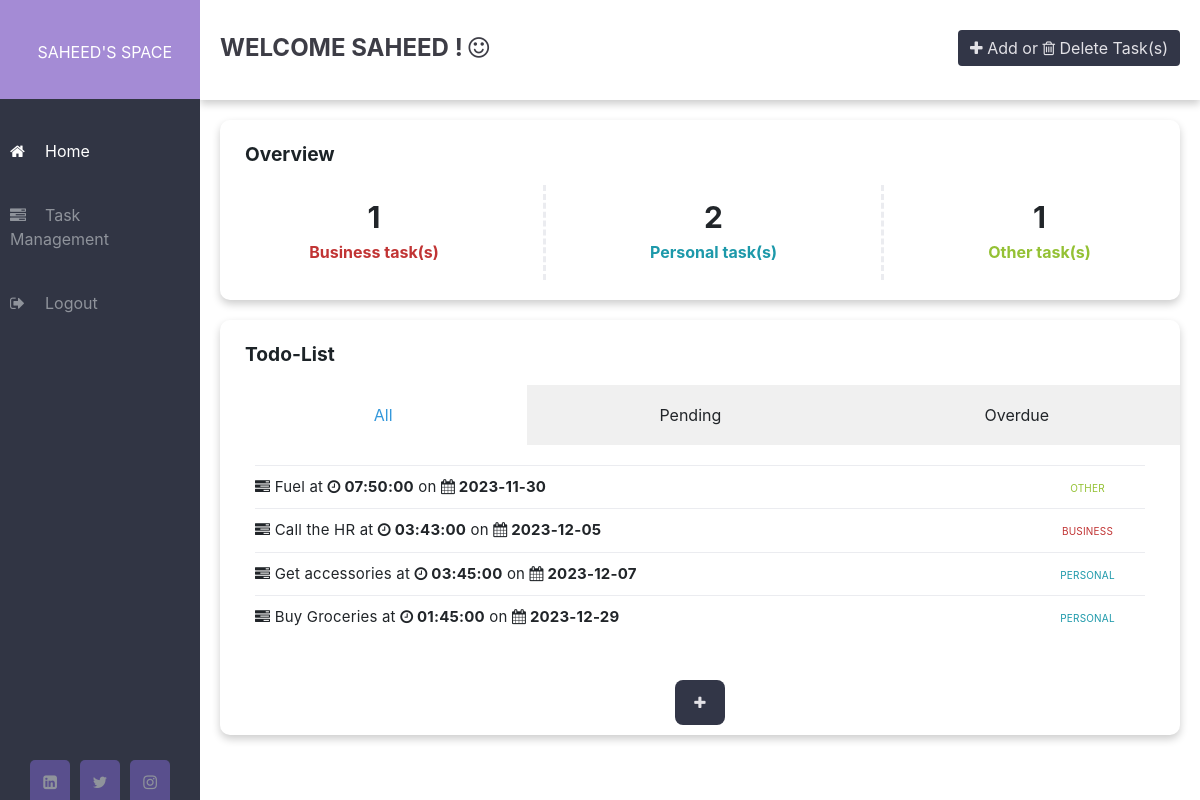
The page /home (signed in) on the database as committed earlier.
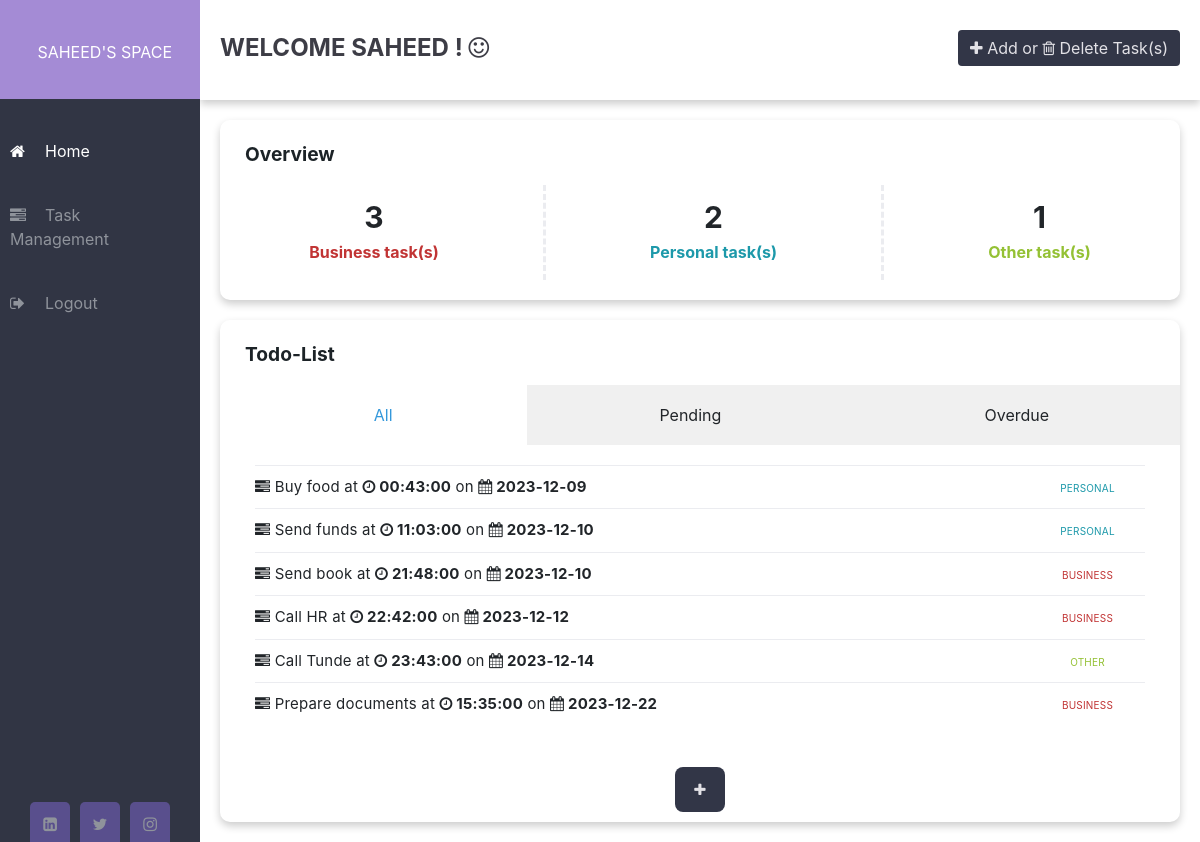
The same page on the database as committed later.
### core/models/todo.py (models this page shows, shortened)
class Todo(db.Model):
    id = db.Column(db.Integer, primary_key=True)
    title = db.Column(db.String(140))
    date = db.Column(db.Date())
    time = db.Column(db.Time())
    category = db.Column(db.String, db.ForeignKey("category.id"))
    user_id = db.Column(db.Integer, db.ForeignKey("user.id"))

### core/home/views.py (the view)
@home.route("/home")
@login_required
def homepage():
    no_of_Task_ID_Business = 0
    no_of_Task_ID_Personal = 0
    no_of_Task_ID_Other = 0
    try:
        user = current_user
        todo = Todo.query.filter_by(author=user).order_by(Todo.date)
        date = datetime.now()
        now = date.strftime("%Y-%m-%d")
        currentTime = date.strftime("%H:%M")
        category1 = Category.query.get(1)
        category2 = Category.query.get(2)
        category3 = Category.query.get(3)
        Task_ID_Business = Todo.query.filter_by(category=category1.name, author=user)
        Task_ID_Personal = Todo.query.filter_by(category=category2.name, author=user)
        Task_ID_Other = Todo.query.filter_by(category=category3.name, author=user)
        no_of_Task_ID_Business = Task_ID_Business.count()
        no_of_Task_ID_Personal = Task_ID_Personal.count()
        no_of_Task_ID_Other = Task_ID_Other.count()
    except Exception as e:
        flash("Loading homepage failed, please try again.", category="danger")
    return render_template(
        "home.html",
        title="Home Page",
        todo=todo,
        no_of_business_tasks=no_of_Task_ID_Business,
        no_of_personal_tasks=no_of_Task_ID_Personal,
        no_of_other_tasks=no_of_Task_ID_Other,
        category_i=category1,
        category_ii=category2,
        category_iii=category3,
        DateNow=now,
        TimeNow=currentTime,
    )

### core/models/auth.py (called while the page is built)
@login.user_loader
def load_user(id):
    return User.query.get(int(id))

### core/templates/home.html (shortened to what this page needs)
{% extends "base.html" %}
{% block content %}
<div class="main_content">
  <div class="welcome">
    <span class="welcome-text">
      Welcome <span class="user">{{current_user.username }}</span>
      <span class="exclamation-mark">!</span>
      <i class="fa fa-smile-o" aria-hidden="true"></i
    ></span>
    {% if no_of_other_tasks > 0 or no_of_business_tasks > 0 or
    no_of_personal_tasks > 0 %}
    <div class="taskAdd">
      <a href="{{url_for('task.manage_task')}}" class="btn btn-primary">
        <i class="fa fa-plus icon"></i> <span class="Add">Add</span>
        <span class="or">or</span> <i class="fa fa-trash-o icon"></i>
        <span class="Delete">Delete Task(s)</span>
      </a>
    </div>
    {% endif %}
  </div>
  <div class="category-card">
    <p class="heading">Overview</p>
    <div class="row">
      <div class="category category1">
        <span id="count"> {{no_of_business_tasks}} </span>
        <p><strong class="cat1"> {{category_i.name}} task(s)</strong></p>
      </div>
      <div class="vl"></div>
      <div class="category category2">
        <span id="count"> {{no_of_personal_tasks}} </span>
        <p><strong class="cat2">{{category_ii.name}} task(s)</strong></p>
      </div>
      <div class="vl"></div>
      <div class="category category3">
        <span id="count"> {{no_of_other_tasks}} </span>
        <p><strong class="cat3">{{category_iii.name}} task(s)</strong></p>
      </div>
    </div>
  </div>
  <div class="task-card">
    <p class="heading">Todo-List</p>
    <div class="tabs effect-1">
      <span>All</span>
      <span>Pending</span>
      <span>Overdue</span>
      <div class="tab-content">
        <section id="tab-item-1">
          <ul class="taskList">
            {% for todo in todo %}
            <li class="currentTaskItem">
              <i class="fa fa-tasks" aria-hidden="true"></i>
              <span id="TaskDone" class="complete- taskDone"
                >{{ todo.title }}</span
              >
              <span class="taskDone">at</span>
              <strong class="taskDone"
                ><i class="fa fa-clock-o"></i> {{ todo.time }}</strong
              >
              <span class="taskDone">on</span>
              <strong class="taskDatee taskDone"
                ><i class="fa fa-calendar"></i> {{ todo.date }}</strong
              >
              <span class="categoryy-{{ todo.category }}"
                >{{ todo.category }}</span
              >
            </li>
            {% endfor %}
          </ul>
        </section>
      </div>
    </div>
    {% if no_of_other_tasks > 0 or no_of_business_tasks > 0 or
    no_of_personal_tasks > 0 %}
    <div class="Addtask">
      <a href="{{url_for('task.manage_task')}}" class="btn btn-primary">
        <i class="fa fa-plus icon"></i>
      </a>
    </div>
    {% endif %}
  </div>
</div>
{% endblock content %}

Rows that differ between the two databases and show on the page:
changed Todo: title "Call the HR" → "Buy food"; time "03:43:00" → "00:43:00"; date "2023-12-05" → "2023-12-09"; category "BUSINESS" → "PERSONAL"; moves up the list
changed Todo: title "Fuel" → "Send funds"; time "07:50:00" → "11:03:00"; date "2023-11-30" → "2023-12-10"; category "OTHER" → "PERSONAL"
added Todo: title "Send book", time "21:48:00", date "2023-12-10", category "BUSINESS"
changed Todo: title "Buy Groceries" → "Call HR"; time "01:45:00" → "22:42:00"; date "2023-12-29" → "2023-12-12"; category "PERSONAL" → "BUSINESS"; moves up the list
changed Todo: title "Get accessories" → "Call Tunde"; time "03:45:00" → "23:43:00"; date "2023-12-07" → "2023-12-14"; category "PERSONAL" → "OTHER"
added Todo: title "Prepare documents", time "15:35:00", date "2023-12-22", category "BUSINESS"
Other text that changed with them:
{{ no_of_business_tasks }}: "1" → "3"
